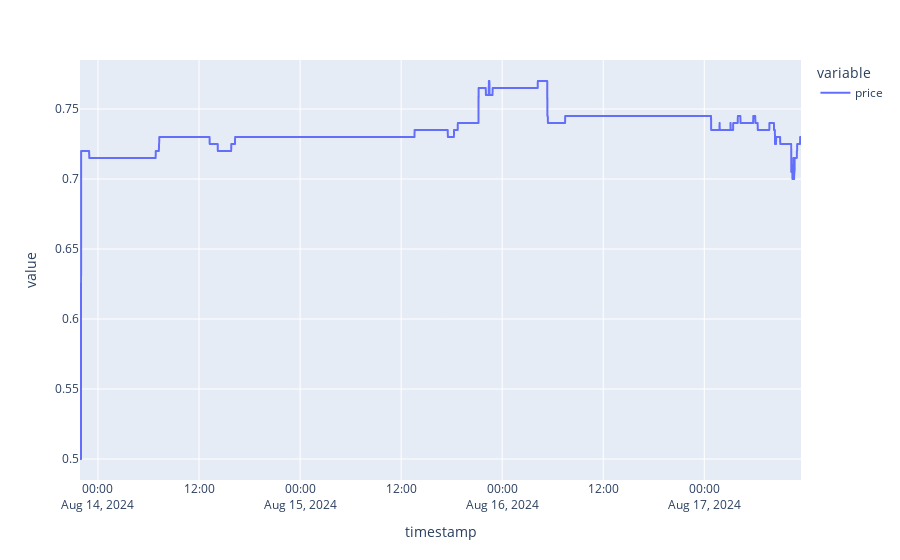

Write notebook code for a chart like this one.
### Code cell
import requests
from datetime import datetime, timedelta


clob_url = "https://clob.polymarket.com/prices-history"


def parse_raw_history_to_df(raw_history):
    return (
        pd.DataFrame(raw_history)
        .rename(columns={"p": "price"})
        .assign(timestamp=lambda x: pd.to_datetime(x["t"], unit="s"))
        .drop(columns=["t"])
        .set_index("timestamp")
    )


def get_historical_data(asset_id, startTs, fidelity):
    url = f"{clob_url}?startTs={startTs}&market={asset_id}&earliestTimestamp={startTs}&fidelity={fidelity}"

    resp = requests.get(url)
    if resp.status_code != 200:
        print(f"Failed to get data for {asset_id}")
        return pd.DataFrame([])

    raw_history = resp.json()["history"]
    df = parse_raw_history_to_df(raw_history)
    return df


def drop_consecutive_duplicates(df, column_name):
    return df.loc[df[column_name].shift() != df[column_name]]


test_row = markets_info_df.loc[95]

test_token = test_row.first_token_id


date_string = test_row.game_start_time
date_format = "%Y-%m-%dT%H:%M:%SZ"

end_datetime = datetime.strptime(date_string, date_format)
start_datetime = end_datetime - timedelta(weeks=4)

start_unix_timestamp = start_datetime.timestamp()
end_unix_timestamp = end_datetime.timestamp()

historical_data = get_historical_data(
    test_token,
    start_unix_timestamp,
    1,
)
# historical_data = drop_consecutive_duplicates(historical_data, "price")
historical_data = historical_data.loc[:end_datetime]
historical_data.plot(backend="plotly")

# historical_data.plot(backend='plotly')

# for test_token in markets_info_df.first_token_id:
#     print(test_token)
#     params = {
#         "market": test_token,
#         "interval": "max",
#         "fidelity": 1
#     }

#     response = requests.get(url, params=params)

#     print(response.content)
# historical_data

### Figure 1 — Plotly figure (JSON) as saved in the notebook; plotly's stock layout.template omitted (floating-point values rounded to 4 significant figures; data arrays with more than 128 entries replaced by an {"elided": "..."} marker saying what was removed)
{"data": [{"hovertemplate": "variable=price<br>timestamp=%{x}<br>value=%{y}<extra></extra>", "legendgroup": "price", "line": {"color": "#636efa", "dash": "solid"}, "marker": {"symbol": "circle"}, "mode": "lines", "name": "price", "showlegend": true, "type": "scattergl", "x": {"elided": "5138 str values"}, "xaxis": "x", "y": {"elided": "5138 float values"}, "yaxis": "y"}], "layout": {"legend": {"title": {"text": "variable"}, "tracegroupgap": 0}, "margin": {"t": 60}, "xaxis": {"anchor": "y", "domain": [0, 1], "title": {"text": "timestamp"}}, "yaxis": {"anchor": "x", "domain": [0, 1], "title": {"text": "value"}}}}
